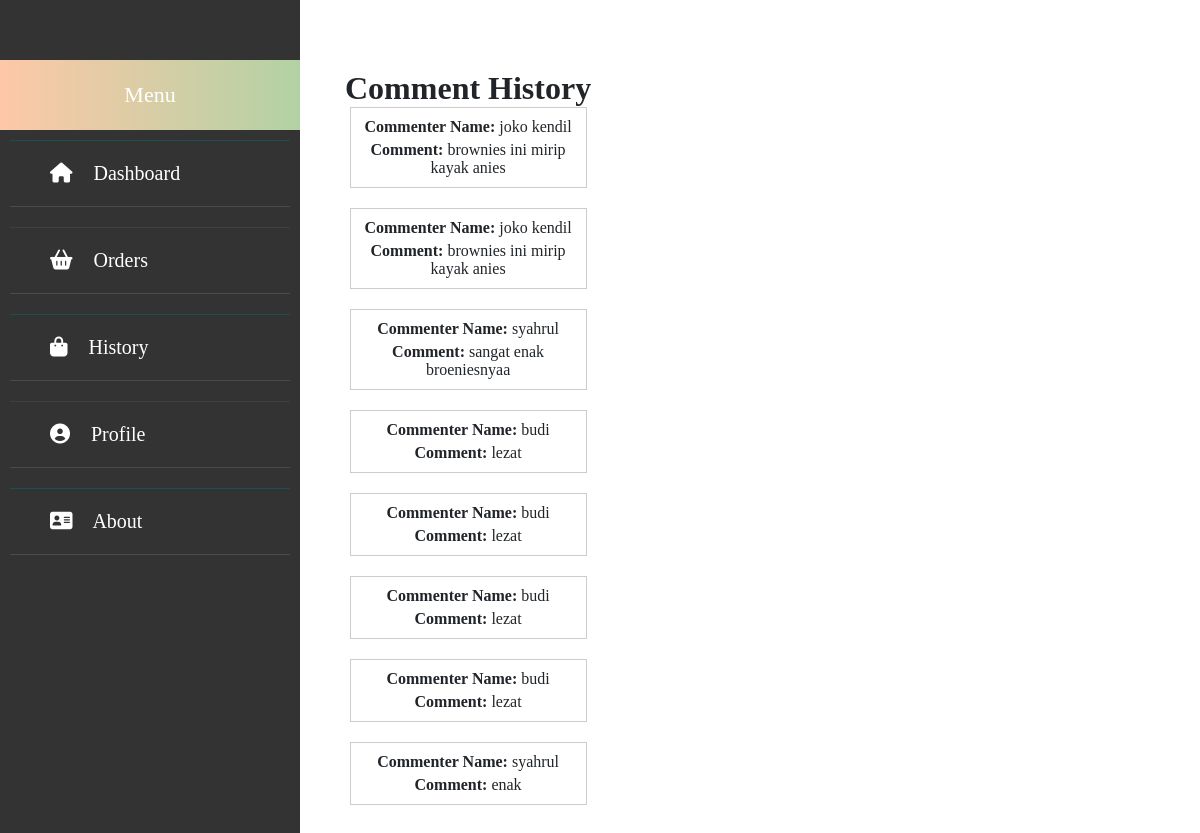
The page /comment.php on the database its author committed.
### tables this page shows
CREATE TABLE `comments` (
  `id` int(11) NOT NULL,
  `brownie_id` int(11) DEFAULT NULL,
  `commenter_name` varchar(50) NOT NULL,
  `comment_text` text DEFAULT NULL,
  `comment_date` timestamp NOT NULL DEFAULT current_timestamp()
);

### comment.php (the view, shortened to what this page needs)
<!DOCTYPE html>
<html lang="en">
<head>
    <link rel="stylesheet" href="https://cdnjs.cloudflare.com/ajax/libs/font-awesome/6.0.0-beta3/css/all.min.css">
    <link rel="stylesheet" href="atas.css">
    <link rel="stylesheet" href="sidebar.css">
</head>
<body>
    <main>
        <div class="sidebar">
            <div class="top">
                Menu
            </div>
            <ul>
                <li><a href="index.html"><i class="fa fa-home"></i> Dashboard</a></li>
                <li><a href="garis1.html"><i class="fa fa-shopping-basket"></i> Orders</a></li>
                <li><a href="history.php"><i class="fa fa-shopping-bag"></i> History</a></li>
                <li><a href="#"><i class="fa fa-user-circle"></i> Profile</a></li>
                <li><a href="About.php"><i class="fa fa-address-card" aria-hidden="true"></i> About</a></li>
            </ul>
        </div>
        <div class="content">
        <!DOCTYPE html>
<html lang="en">
<head>
</head>
<body>
    <h1>Comment History</h1>
    <div class="comment-history">
        <?php
        $servername = "localhost";
        $username = "root";
        $password = "";
        $dbname = "penjualan_brownies";
        $conn = new mysqli($servername, $username, $password, $dbname);
        $sql = "SELECT * FROM comments";
        $result = $conn->query($sql);
        if ($result->num_rows > 0) {
            while($row = $result->fetch_assoc()) {
                echo "<div class='comment'>";
                echo "<p><strong>Commenter Name:</strong> " . $row["commenter_name"] . "</p>";
                echo "<p><strong>Comment:</strong> " . $row["comment_text"] . "</p>";
                echo "</div>";
            }
        } else {
            echo "No comments found.";
        }
        ?>
    </div>
</body>
</html>
        </div>
    </main>
</body>
</html>

### atas.css (style rules this page uses)
body { margin: 0; font-family: 'Times New Roman' , Times, serif; font-size: 1rem; color: #212529; -webkit-text-size-adjust: 100%; -webkit-tap-highlight-color: transparent; }
main { display: flex; flex-wrap: nowrap; height: -webkit-fill-availeble; max-height: 100vh; overflow-x: auto; overflow-y: hidden; }
* { margin: 0; padding: 0; list-style: none; text-decoration: none; }
.sidebar { position: fixed; left: 0px; width: 250px; height: 100%; background: #74bdcb; transition: all 0.5s ease; }
.sidebar .top { font-size: 22px; color: #fff; text-align: center; line-height: 70px; background-image: linear-gradient(to right, #fec8a7, #b2d2a4); }
.sidebar ul a { display: block; height: 100%; width: 100%; line-height: 65px; font-size: 20px; color: #fff; padding-left: 40px; box-sizing: border-box; border-top: 1px solid rgba(6, 255, 251, 0.1); border-bottom: 1px solid rgba(125, 134, 146, 0.302); transition: all 0.5s ease; }
.sidebar ul a i { margin-right: 16px; }
.content { margin-left: 300px; padding: 20px; overflow-y: auto; }

### sidebar.css (style rules this page uses)
.sidebar { height: 100%; width: 300px; position: fixed; top: 0; left: 0; background-color: #333; padding-top: 60px; z-index: 1; transition: width 0.3s ease; }
.sidebar ul { list-style-type: none; padding: 0; margin: 0; }
.sidebar ul li { padding: 10px; font-size: 20px; color: white; }
.sidebar ul li a { text-decoration: none; color: white; }
.content { margin-left: 300px; padding: 20px; }

### comment.php (style rules this page uses)
.content { display: flex; align-items: center; flex-direction: column; text-align: center; margin-top: 50px; }
.comment-history { width: 80%; margin: 0 auto; }
.comment { border: 1px solid #ccc; padding: 10px; margin-bottom: 20px; }
.comment p { margin: 5px 0; }
.comment p:first-child { margin-top: 0; }
.comment p:last-child { margin-bottom: 0; }

### rows shown on the page
comments: commenter_name "joko kendil", comment_text "brownies ini mirip kayak anies"
comments: commenter_name "joko kendil", comment_text "brownies ini mirip kayak anies"
comments: commenter_name "syahrul", comment_text "sangat enak broeniesnyaa"
comments: commenter_name "budi", comment_text "lezat"
comments: commenter_name "budi", comment_text "lezat"
comments: commenter_name "budi", comment_text "lezat"
comments: commenter_name "budi", comment_text "lezat"
comments: commenter_name "syahrul", comment_text "enak"
